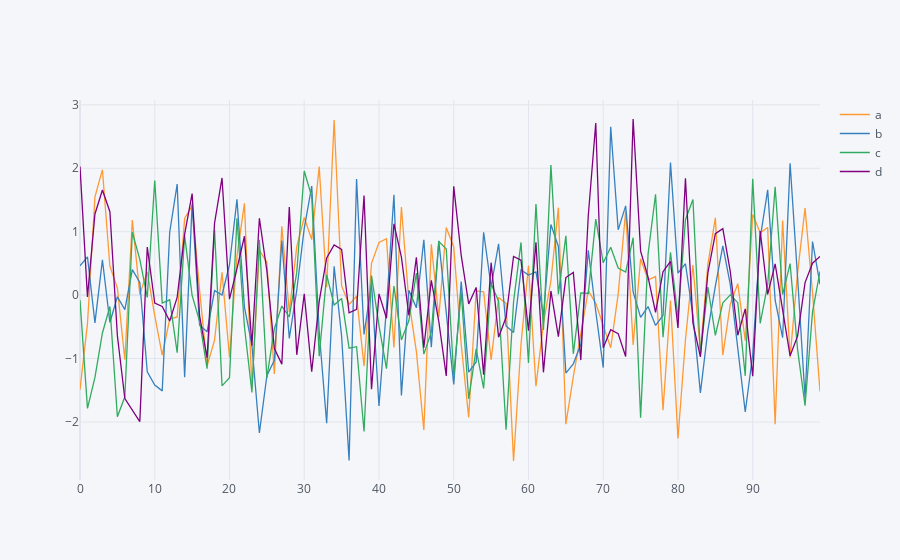

The notebook cell saved with this chart:
### Code cell
dataframe.iplot() #Genera un grafico interactivo
